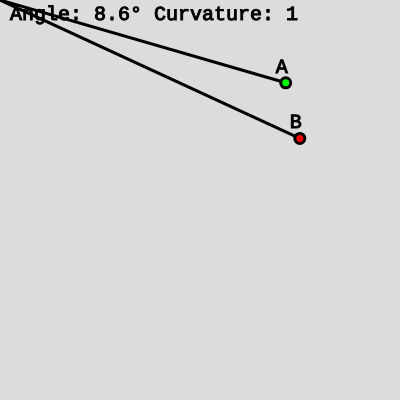
Frame 1 (no input)
Frame 60 (no input): identical to frame 1, image omitted
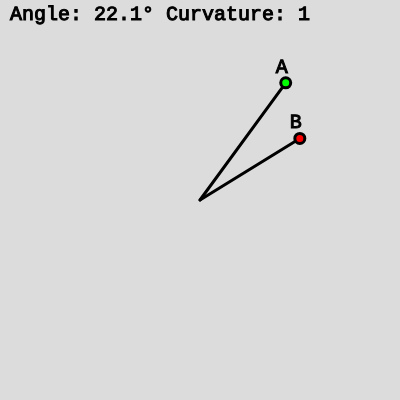
Frame 120 (the mouse pressed at the canvas centre since frame 60)

The p5.js sketch that drew these frames (run headless with seeded random() and noise() and a simulated clock; from frame 60 on, the mouse is pressed at the canvas centre):

// p5.js sketch
// ── sketch.js
let pointA;
let pointB;
let vectorA;
let vectorB;

function setup() {
  createCanvas(400, 400);
  pointA = createVector(random(0, width), random(0, height));
  pointB = createVector(random(0, width), random(0, height));
  vectorA = createVector(0, 0);
  vectorB = createVector(0, 0);
}

function draw() {
  background(220);

  strokeWeight(3);
  line(mouseX, mouseY, pointA.x, pointA.y);
  line(mouseX, mouseY, pointB.x, pointB.y);

  fill(0, 255, 0);
  stroke(0);
  strokeWeight(3);
  circle(pointA.x, pointA.y, 10);
  fill(0);
  strokeWeight(1);
  textFont("Courier");
  textSize(20);
  text("A", pointA.x - 10, pointA.y - 10);

  fill(255, 0, 0);
  stroke(0);
  strokeWeight(3);
  circle(pointB.x, pointB.y, 10);
  fill(0);
  strokeWeight(1);
  textFont("Courier");
  textSize(20);
  text("B", pointB.x - 10, pointB.y - 10);

  vectorA.x = mouseX - pointA.x;
  vectorA.y = mouseY - pointA.y;

  vectorB.x = mouseX - pointB.x;
  vectorB.y = mouseY - pointB.y;

  let dotProduct = p5.Vector.dot(vectorA, vectorB);
  let crossProduct = p5.Vector.cross(vectorA, vectorB);
  crossProduct.normalize().mag();
  let magnitudeA = p5.Vector.mag(vectorA);
  let magnitudeB = p5.Vector.mag(vectorB);
  let angle = acos(dotProduct / (magnitudeA * magnitudeB));
  text(
    "Angle: " +
      str(((angle * 180) / PI).toFixed(1)) +
      "°" +
      " Curvature: " +
      str(Math.sign(crossProduct.z)),
    10,
    20
  );
}
